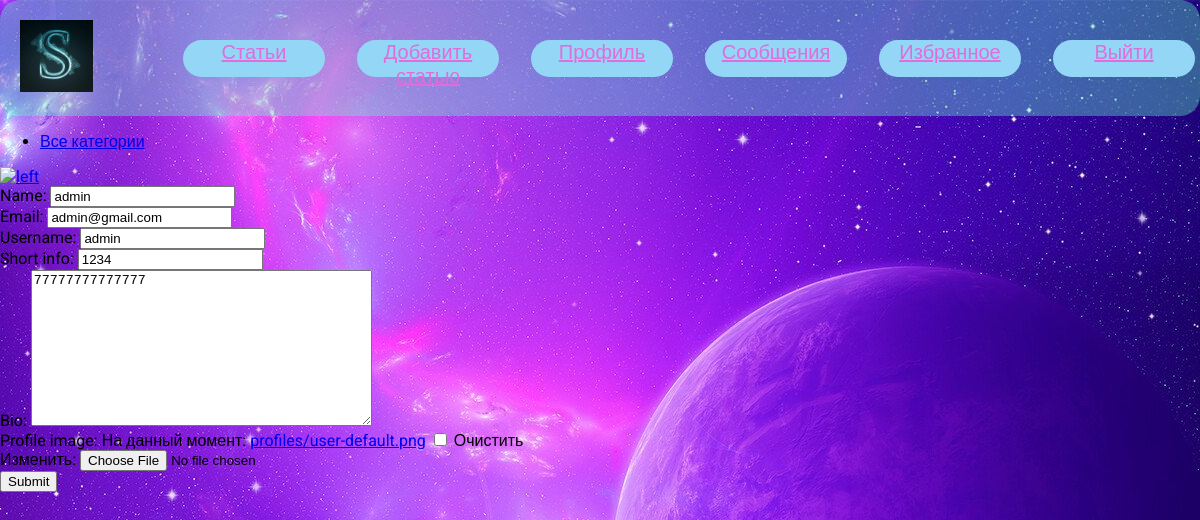
The app's page /edit-account/ (signed in), older data.
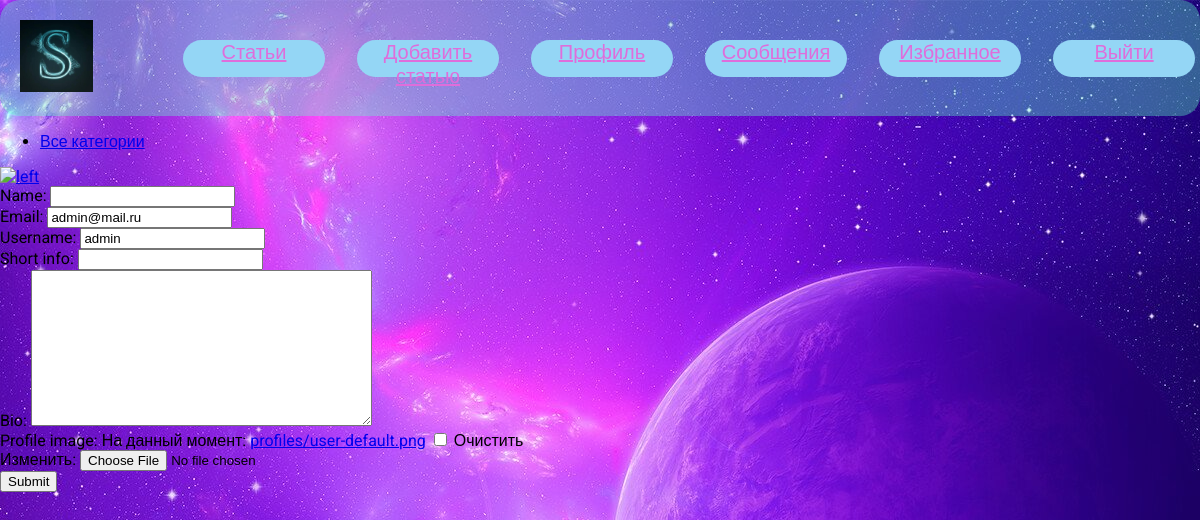
The same page, newer data.
### users/models.py (models this page shows, shortened)
class Profile(models.Model):
    user = models.OneToOneField(User, on_delete=models.CASCADE, blank=True, null=True)
    name = models.CharField(max_length=200, blank=True, null=True)
    email = models.EmailField(max_length=500, blank=True, null=True)
    username = models.CharField(max_length=200, blank=True, null=True)
    short_info = models.CharField(max_length=200, blank=True, null=True)
    bio = models.TextField(blank=True, null=True)
    profile_image = models.ImageField(upload_to='profiles/', blank=True, null=True, default='profiles/user-default.png')
    created = models.DateTimeField(auto_now_add=True)

### users/views.py (the view)
# urls.py: path('edit-account/', views.edit_account, name='edit-account'),
@login_required(login_url='login')
def edit_account(request):
    profile = request.user.profile
    form = ProfileForms(instance=profile)
    if request.method == 'POST':
        form = ProfileForms(request.POST, request.FILES, instance=profile)
        if form.is_valid():
            form.save()
            return redirect('user_account')
    context = {'form': form}
    return render(request, 'users/profile-form.html', context)

### users/forms.py
class ProfileForms(ModelForm):
    class Meta:
        model = Profile
        fields = '__all__'
        exclude = ['user', 'created']
    def __init__(self, *args, **kwargs):
        super().__init__(*args, **kwargs)
        for name, field in self.fields.items():
            field.widget.attrs.update({'class': 'input'})

### users/templates/users/profile-form.html (shortened to what this page needs)
{% extends 'article/base.html' %}
{% block content %}
{% load static %}
    <main class="formPage my-xl">
        <div class="content-box">
            <div class="formWrapper">
                <a class="backButton" href="{% url 'user_account' %}"><img src="{% static 'images/left.png' %}" alt="left"></a>
                <br>
                <form class="form" action="{% url 'edit-account' %}" method="post" enctype="multipart/form-data">
                    {% for field in form %}
                    <div class="form__field">
                        <label for="formInput#text">{{ field.label }}: </label>
                        {{ field }}
                    </div>
                    {% endfor %}
                    <input class="btn btn--sub btn--lg  my-md" type="submit" value="Submit" />
                </form>
            </div>
        </div>
    </main>
{% endblock %}

Row changes from the older to the newer data that the page shows:
removed Profile: form "admin" "admin@gmail.com" "admin" "1234" "77777777777777"
now on this page (row edited): Profile: form "admin@mail.ru" "admin"
